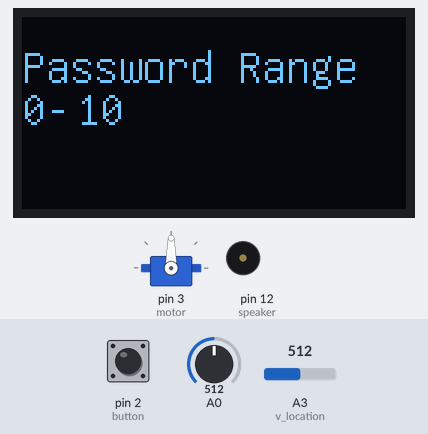
A sketch run on a simulated Arduino Uno, built with avr-gcc and run on an emulated ATmega328P. Parts: servo, 128×64 one-colour display, buzzer (waves = sounding, pin HIGH). The test bench sets the inputs (shaded band); at power-on: pin 2 (button) LOW, A3 (v_location) = 512, A0 = 512. What the sketch prints to the serial monitor is not drawn.

Above: at 1.0 s.
1.1 s: pin 2 (button) pulled HIGH for 3.2 s
At 5.6 s:
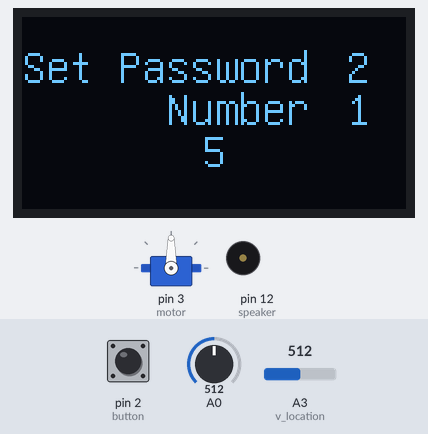
6.3 s: pin 2 (button) pulled HIGH for 3.2 s
At 10.9 s:
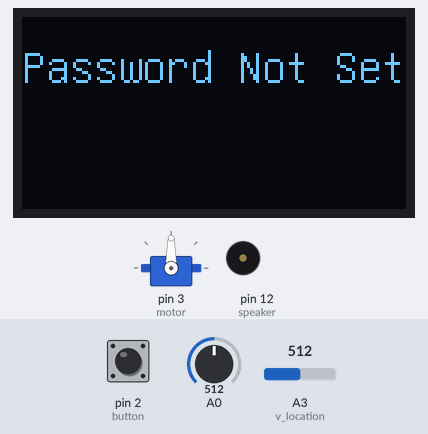
11.6 s: A3 (v_location) set to 669
13.1 s: A3 (v_location) set to 701
At 14.0 s:
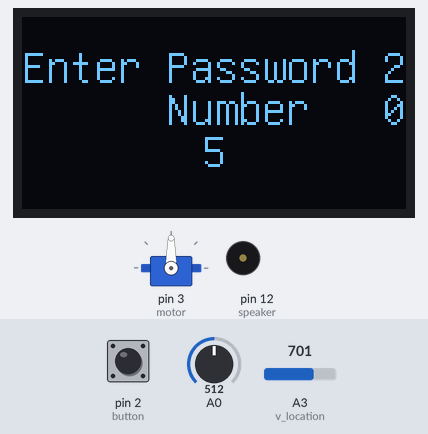
14.8 s: pin 2 (button) pulled HIGH for 3.2 s
At 20.5 s:
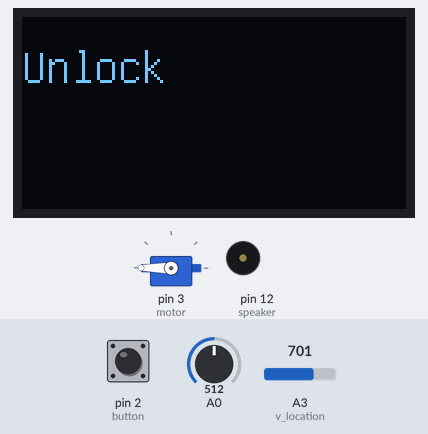
20.8 s: pin 2 (button) pulled HIGH for 0.15 s
At 24.1 s:
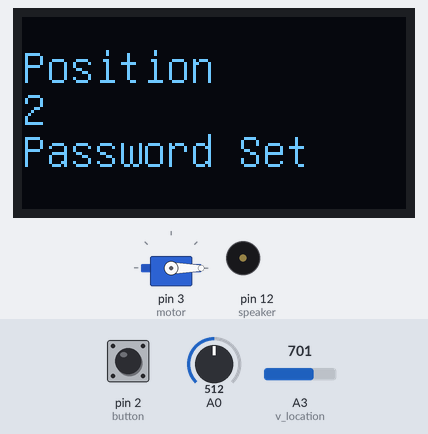
Timing chart, 0 to 24.9 s (numbered marks = the images above; inputs shaded):
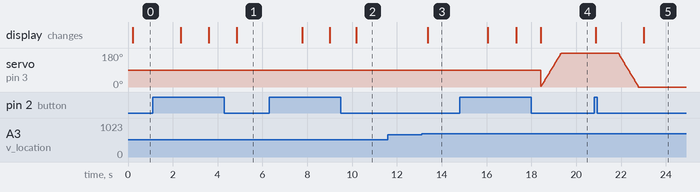

The sketch:

ver5.ino
```cpp
#include <Servo.h>
#include "U8glib.h"

U8GLIB_SSD1306_128X64 u8g(U8G_I2C_OPT_NONE | U8G_I2C_OPT_DEV_0);
#define button 2
#define motor 3
#define red 4
#define green 5
#define blue 6
#define speaker 12
#define v_location A3
int correct = 0, setting_button = 0, location = 0, i = 0, range = 10, n_password = 3, check_password = 0, a = 0, setting = 0, reset_password = 0;
int password[3][3], input[3], v_setting[3] = { 0, 0, 0 };
Servo servo;
char buffer[20];
void unlock();
void lock();
void alarm();


void setup() {
  Serial.begin(9600);
  pinMode(button, INPUT);
  pinMode(v_location, INPUT);
  servo.attach(motor);
  pinMode(speaker, OUTPUT);
  range=-1;
  while (1) {
    a = range;
    range = analogRead(v_location) * 21 / 1024 + 1;
    if (range != a) {
      Serial.print("The range of the password: 0-");
      Serial.println(range - 1);
      u8g.firstPage();
      do {
        u8g.setFont(u8g_font_unifont);
        u8g.drawStr(0, 22, "Password Range");
        u8g.drawStr(0, 36, "0-");
        itoa(range - 1, buffer, 10);
        u8g.drawStr(18, 36, buffer);
      } while (u8g.nextPage());
    }
    setting_button = digitalRead(button);
    if (setting_button == 1) {
      delay(1000);
      break;
    }
  }
}

void loop() {

  while (1) {
    location=-1;
    while (setting == 1) {
      a = location;
      location = analogRead(v_location) * 3 / 1024;
      if (location == 0 && a != location) {
        Serial.println("Exit");
      }
      if (location == 1 && a != location) {
        Serial.println("Change password");
      }


      setting_button = digitalRead(button);
      if (setting_button == 1) {
        if (location == 0) {
          delay(1000);
          setting = 0;
          break;
        }
        if (location == 1) {
          delay(1000);
          reset_password = 1;
          setting = 0;
          break;
        }
      }
    }


      location=-1;
    while (1) {
      a = location;

      location = analogRead(v_location) * (n_password + 1) / 1024;
      if (location < n_password) {
        if (location != a) {

          Serial.print("Please cofirm the position:");
          Serial.print(location);
          if (v_setting[location] == 0) {
            Serial.println("----------password not set");
            u8g.firstPage();
            do {
              u8g.setFont(u8g_font_unifont);
              u8g.drawStr(0, 22, "Position");
              itoa(location, buffer, 10);
              u8g.drawStr(0, 36, buffer);
              u8g.drawStr(0, 50, "Password Not Set");
            } while (u8g.nextPage());
          } else {
            Serial.println("----------password set");
            u8g.firstPage();
            do {
              u8g.setFont(u8g_font_unifont);
              u8g.drawStr(0, 22, "Position");
              itoa(location, buffer, 10);
              u8g.drawStr(0, 36, buffer);
              u8g.drawStr(0, 50, "Password Set");
            } while (u8g.nextPage());
          }
        }
        setting_button = digitalRead(button);
        if (setting_button == 1) {
          delay(1000);
          break;
        }
        delay(10);
      }
      if (location == n_password) {

        if (reset_password == 0) {
          delay(10);
          if (location != a) {
            Serial.println("Setting");
            u8g.firstPage();
            do {
              u8g.setFont(u8g_font_unifont);
              u8g.drawStr(0, 22, "Setting");

            } while (u8g.nextPage());
          }
          setting_button = digitalRead(button);
          if (setting_button == 1) {
            delay(1000);
            i = 0;
            for (a = 0; a <= n_password; a++) {
              if (v_setting[a] == 1) {
                i = 1;
              }
            }
            if (i == 0) {
              Serial.println("Please set at least 1 password.");
              u8g.firstPage();
              do {
                u8g.setFont(u8g_font_unifont);
                u8g.drawStr(0, 22, "Please set ");
                u8g.drawStr(0, 36, "at least ");
                u8g.drawStr(0, 50, "1 password");
              } while (u8g.nextPage());

            delay(1000);
          } else {
            i = 0;
            check_password = 1;
            break;
          }
        }
      }
      else {
        Serial.println("You are already in setting.");
      }
    }
    }


    if ((v_setting[location] == 0 && check_password == 0) || reset_password == 1) {

      while (1 == 1) {
        a = password[location][i];
        password[location][i] = analogRead(A0) * range / 1024;
        if (password[location][i] != a) {
          Serial.print("Please set password ");
          Serial.print(location);
          Serial.print(" number ");
          Serial.print(i);
          Serial.print(" :");
          Serial.println(password[location][i]);
        }
        u8g.firstPage();
        do {
          u8g.setFont(u8g_font_unifont);
          u8g.drawStr( 0, 22, "Set Password");
          u8g.drawStr( 48, 36, "Number");
          itoa(location,buffer,10);
          u8g.drawStr(108,22,buffer);
          itoa(i,buffer,10);
          u8g.drawStr(108,36,buffer);
          itoa(password[location][i],buffer,10);
          u8g.drawStr(60,50,buffer);

        } while( u8g.nextPage() );
        setting_button = digitalRead(button);
        if (setting_button == 1) {
          i++;

          if (i == 3) {
            reset_password = 0;
            i = 0;
            delay(1000);
            break;
          }
          delay(1000);
        }
        continue;
      }
      v_setting[location] = 1;
      continue;
    }


    if (v_setting[location] == 1 || check_password == 1) {

      i = 0;
      location=-1;
      input[i]=-1;
      while (1) {

        a = location;
        location = analogRead(v_location) * n_password / 1024;

        if (v_setting[location] == 0 && location != a) {
          Serial.println("password not set");
          u8g.firstPage();
        do {
          u8g.setFont(u8g_font_unifont);
          u8g.drawStr( 0, 22, "Password Not Set");

        } while( u8g.nextPage() );
        }
        if (v_setting[location] == 1) {
          a=input[i];
          input[i] = analogRead(A0) * range / 1024;
          if (input[i] != a) {
            Serial.print("Please enter password ");
            Serial.print(location);
            Serial.print(" number ");
            Serial.print(i);
            Serial.print(" :");
            Serial.println(input[i]);
            u8g.firstPage();
        do {
          u8g.setFont(u8g_font_unifont);
          u8g.drawStr( 0, 22, "Enter Password");
          u8g.drawStr( 48, 36, "Number");
          itoa(location,buffer,10);
          u8g.drawStr(120,22,buffer);
          itoa(i,buffer,10);
          u8g.drawStr(120,36,buffer);
          itoa(input[i],buffer,10);
          u8g.drawStr(60,50,buffer);

        } while( u8g.nextPage() );
          }
          setting_button = digitalRead(button);
          if (setting_button == 1) {
            i++;
            if (i == 3) {
              i = 0;
              delay(1000);
              break;
            }
            delay(1000);
            continue;
          }
        }
        delay(10);
      }


      if (input[0] == password[location][0] && input[1] == password[location][1] && input[2] == password[location][2]) {

        correct = 1;
      } else {
        correct = 0;
      }


      if (correct == 1) {
        if (check_password == 1) {
          Serial.print("You are now in setting.");
          setting = 1;
          check_password = 0;
          break;
        } else {
          unlock();
          while (1) {
            setting_button = digitalRead(button);
            if (setting_button == 1) {
              break;
            }
          }
          lock();
          correct = 0;
          continue;
        }
      } else {
        alarm();
      }
    }
  }
}


void unlock() {
  int pos;

  Serial.println("Unlock");
  u8g.firstPage();
        do {
          u8g.setFont(u8g_font_unifont);
          u8g.drawStr( 0, 22, "Unlock");

        } while( u8g.nextPage() );
  for (pos = 0; pos <= 180; pos++) {
    servo.write(pos);
    delay(5);
  }
}
void lock() {
  int pos;
  Serial.println("Lock");
  u8g.firstPage();
        do {
          u8g.setFont(u8g_font_unifont);
          u8g.drawStr( 0, 22, "Lock");

        } while( u8g.nextPage() );
  delay(1000);
  for (pos = 180; pos >= 0; pos--) {
    servo.write(pos);
    delay(5);
  }
}
void alarm() {
  int times = 0;

  Serial.println("Alarm");
  u8g.firstPage();
        do {
          u8g.setFont(u8g_font_unifont);
          u8g.drawStr( 0, 22, "Wrong Password");

        } while( u8g.nextPage() );
  for (times = 0; times <= 10; times++) {
    digitalWrite(speaker, 0);
    delay(100);
    digitalWrite(speaker, 1000);
    delay(100);
  }
  delay(1000);
}
```

Measured:
- the behaviour switches between 682 and 683 on A3 (v_location) (found by bisection; images 2 and 3)
- after the input at 1.1 s, the display: first changes after 1.3 s (image 1 shows a later state)
- after the input at 6.3 s, the display: first changes after 1.5 s (image 2 shows a later state)
- after the input at 11.6 s, every drawn part: stays the same
- after the input at 13.1 s, the display: changes after 0.27 s (image 3)
- after the input at 14.8 s, the display: first changes after 1.3 s (image 4 shows a later state)
- after the input at 20.8 s, servo on pin 3 (motor): moves from 180° to 0° over 0.91 s, starting after 1.1 s; the display: first changes after 0.07 s (image 5 shows a later state)
